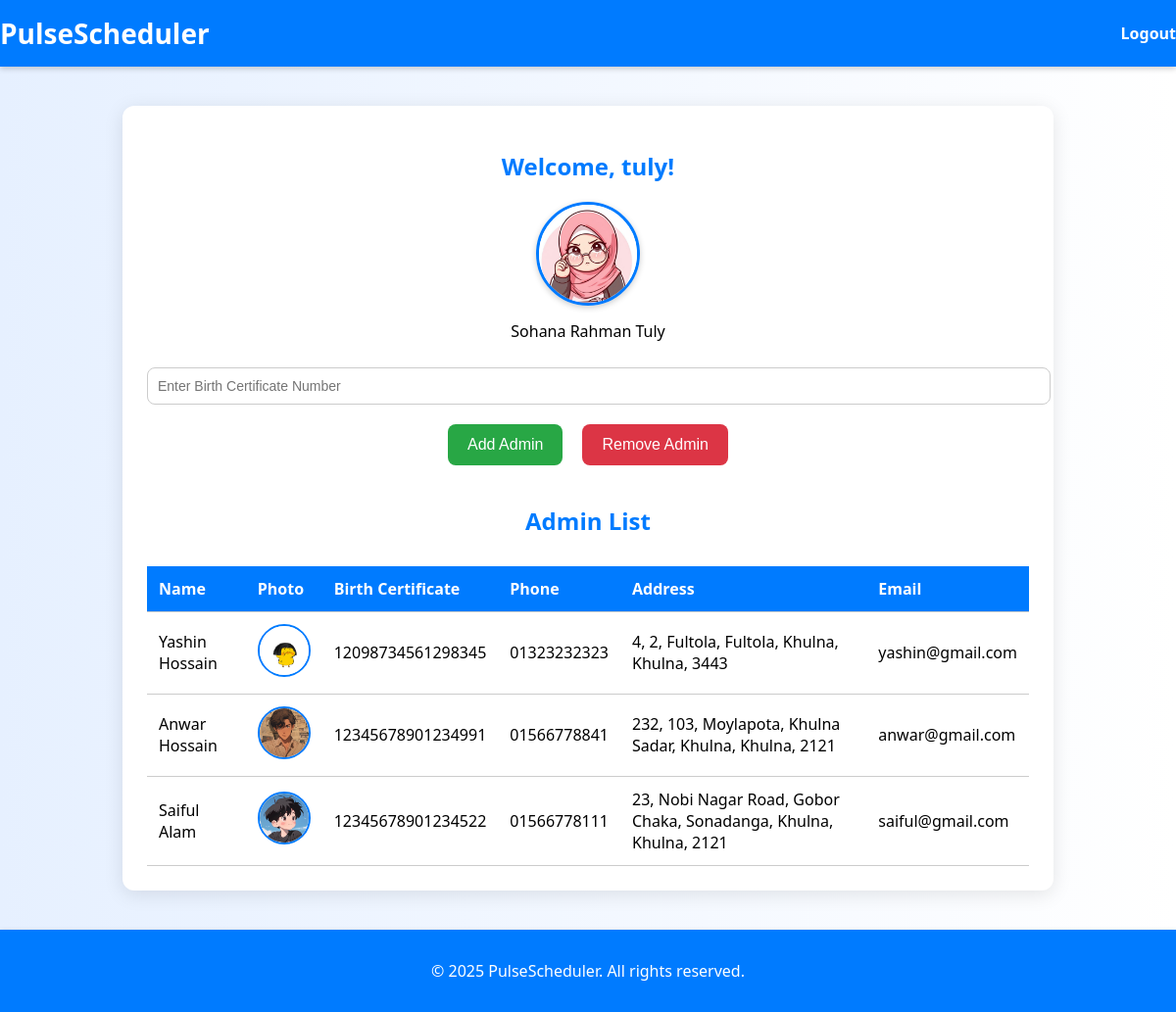
The app's page /head_dashboard.php (signed in) with its own data.
### tables this page shows
CREATE TABLE IF NOT EXISTS `systemuser` (
  `user_ID` int NOT NULL AUTO_INCREMENT,
  `user_name` varchar(250) NOT NULL,
  `user_password` varchar(250) NOT NULL,
  `full_name` varchar(250) DEFAULT NULL,
  `birth_certificate_number` char(17) DEFAULT NULL,
  `gender` enum('Male','Female','Other') DEFAULT NULL,
  `photo` text,
  `birth_day` date DEFAULT NULL,
  `blood_group` enum('A+','A-','B+','B-','O+','O-','AB+','AB-','Other') DEFAULT NULL,
  `medical_history` text,
  `role` enum('User','Admin','Head') DEFAULT 'User',
  PRIMARY KEY (`user_ID`),
  UNIQUE KEY `birth_cirtificate_number` (`birth_certificate_number`)
);

### head_dashboard.php (the view, shortened to what this page needs)
<?php
require_once 'db.php';
$user_id = $_SESSION['user_id'];
$username = $_SESSION['username'];
$query = "SELECT full_name, photo as h_photo FROM systemuser WHERE user_ID = ?";
$stmt = $conn->prepare($query);
$stmt->bind_param('i', $user_id);
$stmt->execute();
$result = $stmt->get_result();
$head_admin = $result->fetch_assoc();
function fetchAdmins($conn) {
    $query = "
        SELECT
            su.full_name,
            su.photo,
            su.birth_certificate_number,
            GROUP_CONCAT(DISTINCT up.phone SEPARATOR ', ') AS phones,
            GROUP_CONCAT(DISTINCT ue.email SEPARATOR ', ') AS emails,
            GROUP_CONCAT(DISTINCT
                CONCAT_WS(', ',
                    NULLIF(a.house_no, ''),
                    NULLIF(a.road, ''),
                    NULLIF(a.area, ''),
                    NULLIF(a.thana, ''),
                    NULLIF(a.district, ''),
                    NULLIF(a.division, ''),
                     NULLIF(a.postal_code, '')
                )
                SEPARATOR ' | '
            ) AS full_address
        FROM systemuser su
        LEFT JOIN user_phone up ON su.user_ID = up.user_ID
        LEFT JOIN user_email ue ON su.user_ID = ue.user_ID
        LEFT JOIN user_address a ON su.user_ID = a.user_ID
        WHERE su.role = 'Admin'
        GROUP BY su.user_ID
    ";
    $result = $conn->query($query);
    return $result->fetch_all(MYSQLI_ASSOC);
}
$admins = fetchAdmins($conn);
?>
<!DOCTYPE html>
<html lang="en">
<head>
</head>
<body>
<header>
  <nav>
    <div class="logo">
      <h1>PulseScheduler</h1>
    </div>
    <ul class="nav-links">
      <li><a href="logout_head.php">Logout</a></li>
    </ul>
  </nav>
</header>
<main>
  <div class="container">
    <h2>Welcome, <?= htmlspecialchars($username) ?>!</h2>
    <div class="profile-section" style="text-align:center; margin-top: 20px;">
      <img src="<?= htmlspecialchars($head_admin['h_photo'] ?? '') ?>" alt="Head Admin Photo" class="profile-img">
      <p style="margin-top:10px;"><?= htmlspecialchars($head_admin['full_name']) ?></p>
    </div>
    <form id="adminForm">
      <input type="text" name="birth_certificate_number" id="birth_certificate_number" placeholder="Enter Birth Certificate Number" required>
      <div class="button-group">
        <button type="button" class="btn-add" id="addAdmin">Add Admin</button>
        <button type="button" class="btn-remove" id="removeAdmin">Remove Admin</button>
      </div>
    </form>
    <h2 style="margin-top: 40px;">Admin List</h2>
    <table>
      <thead>
        <tr>
          <th>Name</th>
          <th>Photo</th>
          <th>Birth Certificate</th>
          <th>Phone</th>
          <th>Address</th>
          <th>Email</th>
        </tr>
      </thead>
      <tbody>
        <?php foreach ($admins as $admin): ?>
          <tr>
            <td><?= htmlspecialchars($admin['full_name']) ?></td>
            <td>
              <img src="<?= htmlspecialchars($admin['photo'] ?? '') ?>" alt="Admin Photo" class="admin-table-img">
            </td>
            <td><?= htmlspecialchars($admin['birth_certificate_number']) ?></td>
            <td><?= htmlspecialchars($admin['phones']) ?></td>
            <td><?= htmlspecialchars($admin['full_address']) ?></td>
            <td><?= htmlspecialchars($admin['emails'] ?: 'N/A') ?></td>
          </tr>
        <?php endforeach; ?>
      </tbody>
    </table>
  </div>
</main>
<footer>
  <p>&copy; 2025 PulseScheduler. All rights reserved.</p>
</footer>
</body>
</html>

### head_dashboard.php (style rules this page uses)
body { font-family: 'Segoe UI', Tahoma, Geneva, Verdana, sans-serif; background: linear-gradient(to right, #e6f0ff, #ffffff); margin: 0; padding: 0; }
header, footer { background: #007bff; color: white; padding: 15px 0; text-align: center; box-shadow: 0 2px 6px rgba(0,0,0,0.2); }
nav { display: flex; justify-content: space-between; align-items: center; max-width: 1200px; margin: 0 auto; }
.logo h1 { margin: 0; font-size: 28px; font-weight: 700; }
.nav-links { list-style: none; display: flex; gap: 25px; margin: 0; padding: 0; }
.nav-links a { color: white; text-decoration: none; font-weight: 600; transition: color 0.3s ease; }
main { padding: 40px 20px; }
.container { max-width: 900px; margin: auto; background: white; border-radius: 12px; padding: 25px; box-shadow: 0 4px 20px rgba(0,0,0,0.1); }
h2 { color: #007bff; text-align: center; }
form input { width: 100%; padding: 10px; margin-top: 10px; border: 1px solid #ccc; border-radius: 8px; font-size: 14px; }
.button-group { display: flex; justify-content: center; gap: 20px; margin-top: 20px; }
button { padding: 12px 20px; border: none; border-radius: 8px; font-size: 16px; color: white; cursor: pointer; transition: background 0.3s ease; }
.btn-add { background-color: #28a745; }
.btn-remove { background-color: #dc3545; }
table { width: 100%; margin-top: 30px; border-collapse: collapse; }
th, td { padding: 12px; text-align: left; border-bottom: 1px solid #ccc; }
th { background-color: #007bff; color: white; }
.profile-img { width: 100px; height: 100px; object-fit: cover; border-radius: 50%; border: 3px solid #007bff; box-shadow: 0 2px 6px rgba(0, 0, 0, 0.2); }
.admin-table-img { width: 50px; height: 50px; object-fit: cover; border-radius: 50%; border: 2px solid #007bff; }

### records on screen
systemuser: photo (picture), full_name "Sohana Rahman Tuly"

### other values on screen
$username "tuly"
$admin['full_name'] "Yashin Hossain"
$admin['birth_certificate_number'] "12098734561298345"
$admin['phones'] "01323232323"
$admin['full_address'] "4, 2, Fultola, Fultola, Khulna, Khulna, 3443"
$admin['emails'] ?: 'N/A' "yashin@gmail.com"
$admin['full_name'] "Anwar Hossain"
$admin['birth_certificate_number'] "12345678901234991"
$admin['phones'] "01566778841"
$admin['full_address'] "232, 103, Moylapota, Khulna Sadar, Khulna, Khulna, 2121"
$admin['emails'] ?: 'N/A' "anwar@gmail.com"
$admin['full_name'] "Saiful Alam"
$admin['birth_certificate_number'] "12345678901234522"
$admin['phones'] "01566778111"
$admin['full_address'] "23, Nobi Nagar Road, Gobor Chaka, Sonadanga, Khulna, Khulna, 2121"
